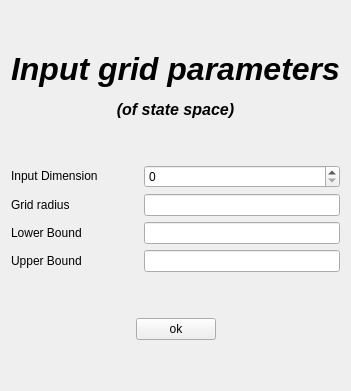
         <widget class="QWidget" name="page">
          <layout class="QVBoxLayout" name="verticalLayout_10">
           <item>
            <layout class="QVBoxLayout" name="verticalLayout_4">
             <item>
              <spacer name="verticalSpacer_3">
               <property name="orientation">
                <enum>Qt::Vertical</enum>
               </property>
               <property name="sizeType">
                <enum>QSizePolicy::Expanding</enum>
               </property>
               <property name="sizeHint" stdset="0">
                <size>
                 <width>20</width>
                 <height>40</height>
                </size>
               </property>
              </spacer>
             </item>
             <item>
              <widget class="QLabel" name="label_3">
               <property name="layoutDirection">
                <enum>Qt::LeftToRight</enum>
               </property>
               <property name="text">
                <string>&lt;html&gt;&lt;head/&gt;&lt;body&gt;&lt;p align=&quot;center&quot;&gt;&lt;span style=&quot; font-size:24pt; font-weight:600; font-style:italic;&quot;&gt;Input grid parameters&lt;/span&gt;&lt;/p&gt;&lt;p align=&quot;center&quot;&gt;&lt;span style=&quot; font-size:12pt; font-weight:600; font-style:italic;&quot;&gt;(of state space)&lt;/span&gt;&lt;/p&gt;&lt;/body&gt;&lt;/html&gt;</string>
               </property>
              </widget>
             </item>
             <item>
              <spacer name="verticalSpacer">
               <property name="orientation">
                <enum>Qt::Vertical</enum>
               </property>
               <property name="sizeType">
                <enum>QSizePolicy::Expanding</enum>
               </property>
               <property name="sizeHint" stdset="0">
                <size>
                 <width>20</width>
                 <height>40</height>
                </size>
               </property>
              </spacer>
             </item>
             <item>
              <layout class="QHBoxLayout" name="horizontalLayout_28">
               <item>
                <layout class="QVBoxLayout" name="verticalLayout_26">
                 <item>
                  <widget class="QLabel" name="label_dim_ii">
                   <property name="text">
                    <string>Input Dimension</string>
                   </property>
                  </widget>
                 </item>
                 <item>
                  <widget class="QLabel" name="label_eta_ii">
                   <property name="text">
                    <string>Grid radius</string>
                   </property>
                  </widget>
                 </item>
                 <item>
                  <widget class="QLabel" name="label_lb_ii">
                   <property name="text">
                    <string>Lower Bound</string>
                   </property>
                  </widget>
                 </item>
                 <item>
                  <widget class="QLabel" name="label_ub_ii">
                   <property name="text">
                    <string>Upper Bound</string>
                   </property>
                  </widget>
                 </item>
                </layout>
               </item>
               <item>
                <spacer name="horizontalSpacer_29">
                 <property name="orientation">
                  <enum>Qt::Horizontal</enum>
                 </property>
                 <property name="sizeType">
                  <enum>QSizePolicy::Preferred</enum>
                 </property>
                 <property name="sizeHint" stdset="0">
                  <size>
                   <width>40</width>
                   <height>20</height>
                  </size>
                 </property>
                </spacer>
               </item>
               <item>
                <layout class="QVBoxLayout" name="verticalLayout_25">
                 <item>
                  <widget class="QSpinBox" name="spinBox_dim_ii"/>
                 </item>
                 <item>
                  <widget class="QLineEdit" name="lineEdit_eta_ii"/>
                 </item>
                 <item>
                  <widget class="QLineEdit" name="lineEdit_lb_ii"/>
                 </item>
                 <item>
                  <widget class="QLineEdit" name="lineEdit_ub_ii"/>
                 </item>
                </layout>
               </item>
              </layout>
             </item>
             <item>
              <spacer name="verticalSpacer_21">
               <property name="orientation">
                <enum>Qt::Vertical</enum>
               </property>
               <property name="sizeType">
                <enum>QSizePolicy::Preferred</enum>
               </property>
               <property name="sizeHint" stdset="0">
                <size>
                 <width>20</width>
                 <height>40</height>
                </size>
               </property>
              </spacer>
             </item>
             <item>
              <layout class="QHBoxLayout" name="horizontalLayout_21">
               <item>
                <spacer name="horizontalSpacer_20">
                 <property name="orientation">
                  <enum>Qt::Horizontal</enum>
                 </property>
                 <property name="sizeHint" stdset="0">
                  <size>
                   <width>40</width>
                   <height>20</height>
                  </size>
                 </property>
                </spacer>
               </item>
               <item>
                <widget class="QPushButton" name="pushButton_input_parameters">
                 <property name="text">
                  <string>ok</string>
                 </property>
                </widget>
               </item>
               <item>
                <spacer name="horizontalSpacer_19">
                 <property name="orientation">
                  <enum>Qt::Horizontal</enum>
                 </property>
                 <property name="sizeHint" stdset="0">
                  <size>
                   <width>40</width>
                   <height>20</height>
                  </size>
                 </property>
                </spacer>
               </item>
              </layout>
             </item>
             <item>
              <spacer name="verticalSpacer_2">
               <property name="orientation">
                <enum>Qt::Vertical</enum>
               </property>
               <property name="sizeType">
                <enum>QSizePolicy::Expanding</enum>
               </property>
               <property name="sizeHint" stdset="0">
                <size>
                 <width>20</width>
                 <height>40</height>
                </size>
               </property>
              </spacer>
             </item>
            </layout>
           </item>
          </layout>
         </widget>
